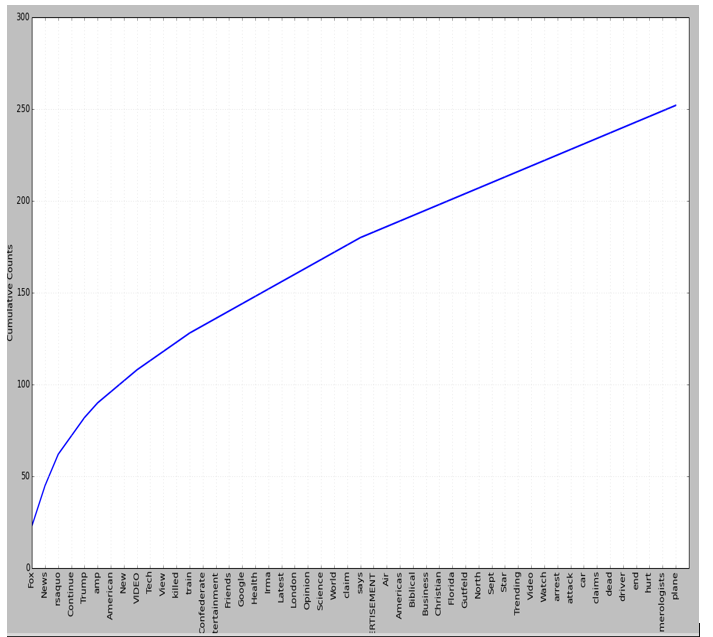

This chart was generated by the following Python code:
python
import urllib
from urllib import urlopen
url="http://www.foxnews.com"
html=urlopen(url).read()
import nltk
raw=nltk.clean_html(html)
html[:1000]

 
import re
raw1=re.sub(r'[^\x00-\x7f]',r'',raw)
raw2=raw1.replace(";","")
 raw3=raw2.replace(":","")
raw4=raw3.replace("'","")
raw5=raw4.replace(",","")
raw6=raw5.replace("?","")
raw7=raw6.replace("&","")
raw8=raw7.replace("#","")
raw9=raw8.replace("+","")
raw10=raw9.replace("-","")
raw11=raw10.replace(".","")
raw12=raw11.replace("'s","")
raw13=raw12.replace("23","")
raw14=raw13.replace("3","")
raw15=raw14.replace("4","")
tokens=nltk.word_tokenize(raw15)
stopwords=nltk.corpus.stopwords.words('english')
tokens1=[w for w in tokens if w.lower() not in stopwords]
from nltk import FreqDist
fdist2=FreqDist(tokens1)
fdist2.plot(50,cumulative=True)
